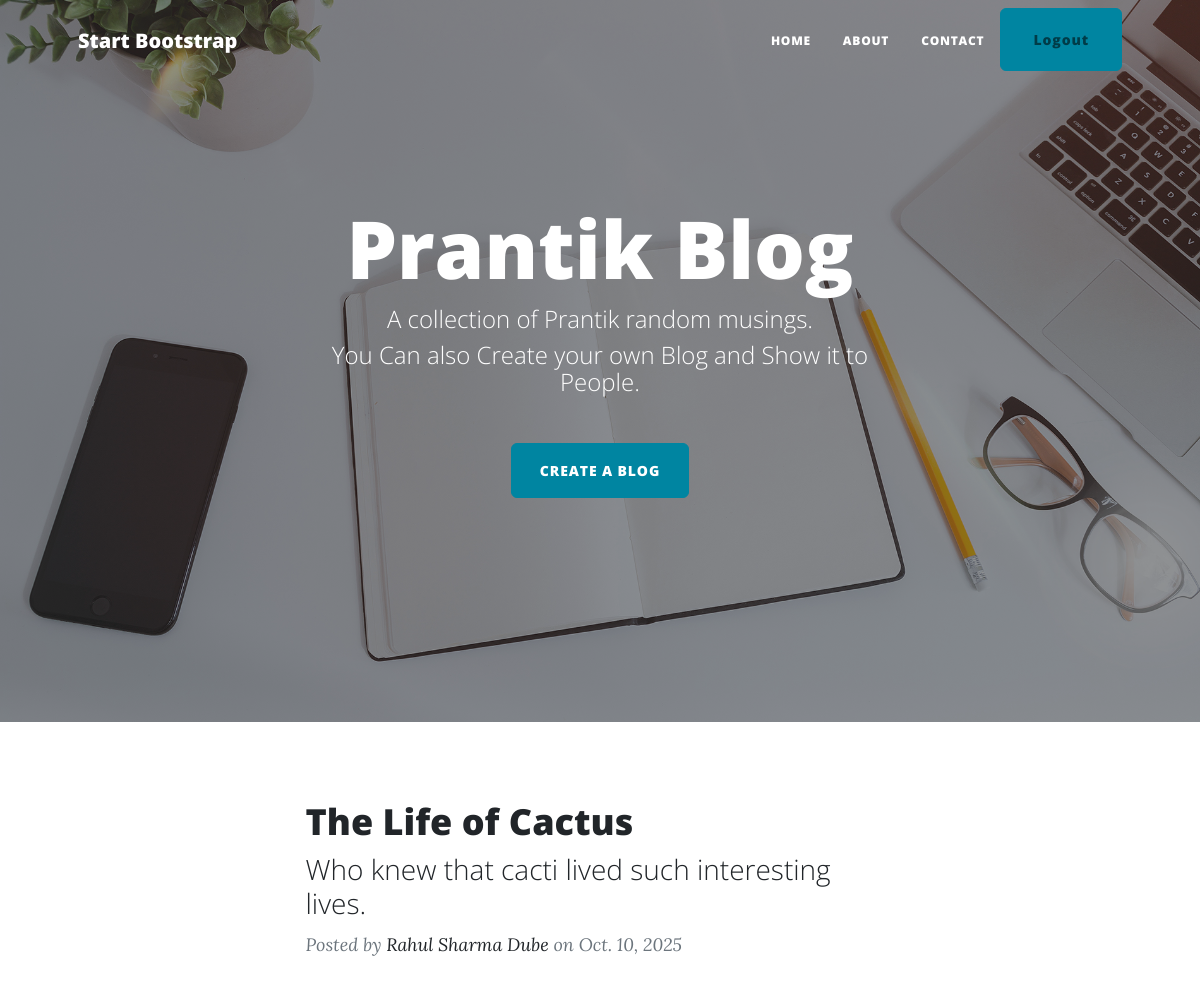
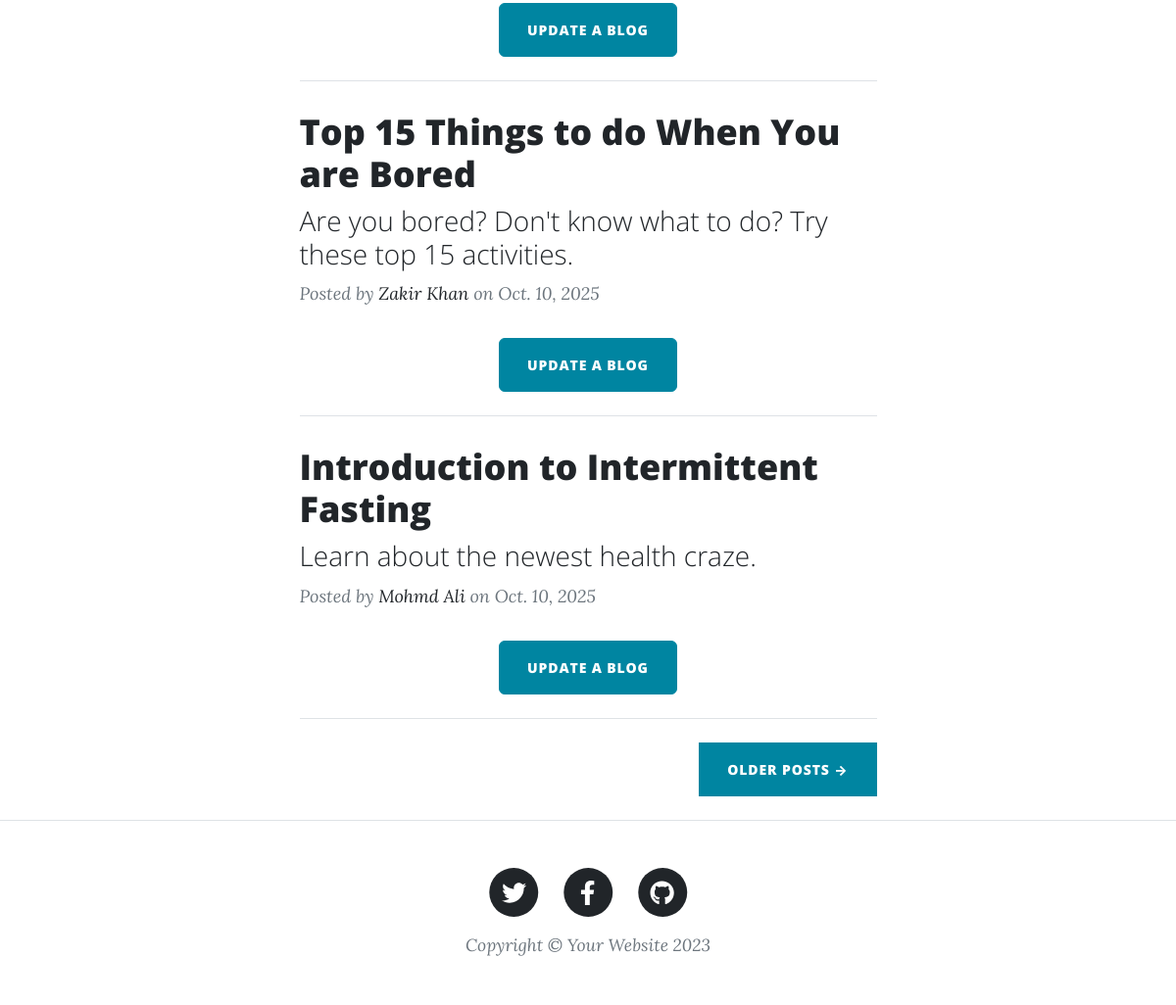
Screenshot of / (signed in) with the database file from the repository (2 pictures, top to bottom).
### demo/models.py (models this page shows)
class AddBlogs(models.Model):
    user=models.ForeignKey(User,on_delete=models.SET_NULL,null=True,blank=True,related_name="user_detail")
    AuthorName=models.CharField(max_length=100)
    Title = models.CharField(max_length=250)
    Subtitle= models.TextField()
    Body = models.TextField()
    Date=models.DateField(default=date.today)

### demo/views.py (the view)
# urls.py: 2. Add a URL to urlpatterns:  path('', views.home, name='home')
@login_required(login_url='/login/')
def home(request):
    post=AddBlogs.objects.all()
    if request.user.is_authenticated:
        authentication=True
    else:
        authentication=False
    return render(request,"index.html",context={"post_data":post,"authentication":authentication})

### demo/templates/index.html (shortened to what this page needs)
{% extends "header.html" %}
{% block content %}
<header class="masthead" style="background-image: url('../static/assets/img/home-bg.jpg')">
            <div class="container position-relative px-4 px-lg-5">
                <div class="row gx-4 gx-lg-5 justify-content-center" >
                    <div class="col-md-10 col-lg-8 col-xl-7">
                        <div class="site-heading">
                            <h1>Prantik Blog</h1>
                            <span class="subheading">A collection of Prantik random musings.</span>
                            <span class="subheading">You Can also Create your own Blog and Show it to People.</span>
                            </div>
                    </div>
                </div>
                <div class="d-flex justify-content-center mb-4 mt-5" ><a class="btn btn-primary text-uppercase rounded" href="/AddBlog/">Create A Blog</a></div>
            </div>
        </header>
        <div class="container px-4 px-lg-5">
            <div class="row gx-4 gx-lg-5 justify-content-center">
                <div class="col-md-10 col-lg-8 col-xl-7">
                    {% for post in post_data %}
                    <div class="post-preview">
                        <a href="{% url 'post_page' post.id %}">
                            <h2 class="post-title">{{post.Title}}</h2>
                            <h3 class="post-subtitle">{{post.Subtitle}}</h3>
                        </a>
                        <p class="post-meta">
                            Posted by
                            <a href="{% url 'post_page' post.id %}">{{post.AuthorName}}</a>
                            on {{post.Date}}
                        </p>
                    </div>
                    <div class="d-flex justify-content-center mb-4 " ><a class="btn btn-primary text-uppercase rounded" href="{% url 'update_blog' post.id %}">Update a Blog</a></div>
                    <hr class="my-4" />
                    {% endfor %}
                    <div class="d-flex justify-content-end mb-4"><a class="btn btn-primary text-uppercase" href="#!">Older Posts →</a></div>
                </div>
            </div>
        </div>
{% endblock %}

### demo/templates/header.html (shortened to what this page needs)
<!DOCTYPE html>
<html lang="en">
    <head>
        {% load static %}
        <link href="{% static 'css/styles.css' %}" rel="stylesheet" />
    </head>
    <body>
        <nav class="navbar navbar-expand-lg navbar-light" id="mainNav">
            <div class="container px-4 px-lg-5">
                <a class="navbar-brand" href="/">Start Bootstrap</a>
                <div class="collapse navbar-collapse" id="navbarResponsive">
                    <ul class="navbar-nav ms-auto py-4 py-lg-0">
                        <li class="nav-item"><a class="nav-link px-lg-3 py-3 py-lg-4" href="/">Home</a></li>
                        <li class="nav-item"><a class="nav-link px-lg-3 py-3 py-lg-4" href="/about/">About</a></li>
                        <li class="nav-item"><a class="nav-link px-lg-3 py-3 py-lg-4" href="/contact/">Contact</a></li>
                        {% if authentication %}
                        <li class="nav-item"><button type="button" class="btn btn-primary rounded"><a class="nav-link px-lg-1 py-1 py-lg-1" href="/logout/">Logout</a></button></li>
                        {% else %}
                        <li class="nav-item"><button type="button" class="btn btn-primary rounded"><a class="nav-link px-lg-1 py-1 py-lg-1" href="/login/">Login</a></button></li>
                        {% endif %}
                    </ul>
                </div>
            </div>
        </nav>
    {% block content %} {% endblock %}
        <footer class="border-top">
            <div class="container px-4 px-lg-5">
                <div class="row gx-4 gx-lg-5 justify-content-center">
                    <div class="col-md-10 col-lg-8 col-xl-7">
                        <ul class="list-inline text-center">
                            <li class="list-inline-item">
                                <a href="#!">
                                    <span class="fa-stack fa-lg">
                                        <i class="fas fa-circle fa-stack-2x"></i>
                                        <i class="fab fa-twitter fa-stack-1x fa-inverse"></i>
                                    </span>
                                </a>
                            </li>
                            <li class="list-inline-item">
                                <a href="#!">
                                    <span class="fa-stack fa-lg">
                                        <i class="fas fa-circle fa-stack-2x"></i>
                                        <i class="fab fa-facebook-f fa-stack-1x fa-inverse"></i>
                                    </span>
                                </a>
                            </li>
                            <li class="list-inline-item">
                                <a href="#!">
                                    <span class="fa-stack fa-lg">
                                        <i class="fas fa-circle fa-stack-2x"></i>
                                        <i class="fab fa-github fa-stack-1x fa-inverse"></i>
                                    </span>
                                </a>
                            </li>
                        </ul>
                        <div class="small text-center text-muted fst-italic">Copyright &copy; Your Website 2023</div>
                    </div>
                </div>
            </div>
        </footer>
    </body>
</html>

### rows the page displays
AddBlogs: Title "The Life of Cactus", Subtitle "Who knew that cacti lived such interesting lives.", AuthorName "Rahul Sharma Dube", Date "Oct. 10, 2025"
AddBlogs: Title "Top 15 Things to do When You are Bored", Subtitle "Are you bored? Don't know what to do? Try these top 15 activities.", AuthorName "Zakir Khan", Date "Oct. 10, 2025"
AddBlogs: Title "Introduction to Intermittent Fasting", Subtitle "Learn about the newest health craze.", AuthorName "Mohmd Ali", Date "Oct. 10, 2025"
